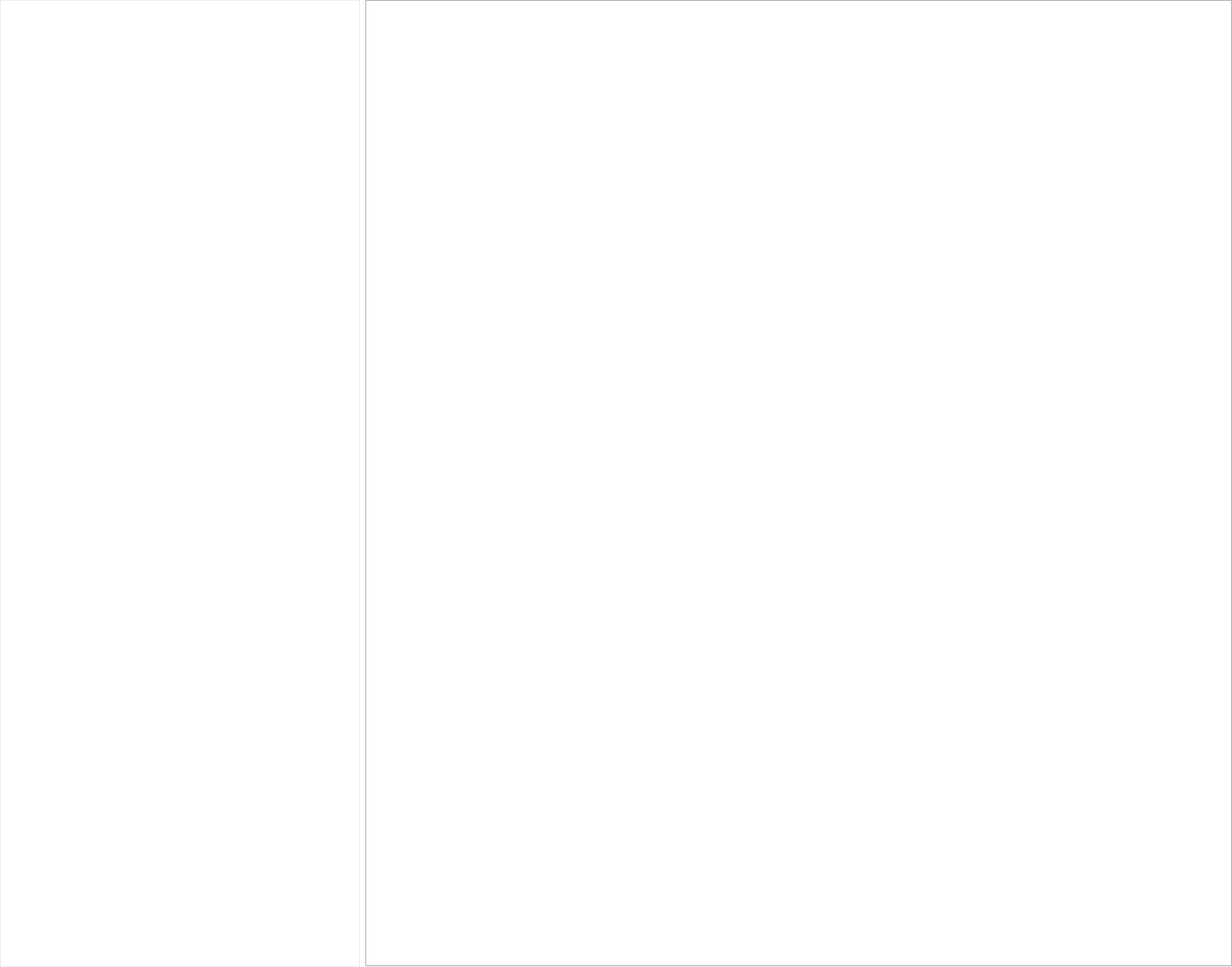
<?xml version="1.0" encoding="UTF-8"?>
<ui version="4.0">
 <class>OutpatientService</class>
 <widget class="QWidget" name="OutpatientService">
  <property name="geometry">
   <rect>
    <x>0</x>
    <y>0</y>
    <width>1369</width>
    <height>1074</height>
   </rect>
  </property>
  <property name="windowTitle">
   <string>Form</string>
  </property>
  <property name="styleSheet">
   <string notr="true">background:#FFFFFF;</string>
  </property>
  <layout class="QHBoxLayout" name="horizontalLayout" stretch="0,0">
   <property name="leftMargin">
    <number>0</number>
   </property>
   <property name="topMargin">
    <number>0</number>
   </property>
   <property name="rightMargin">
    <number>0</number>
   </property>
   <property name="bottomMargin">
    <number>0</number>
   </property>
   <item>
    <widget class="RecordDialog" name="recordWidget" native="true">
     <property name="minimumSize">
      <size>
       <width>400</width>
       <height>0</height>
      </size>
     </property>
     <property name="maximumSize">
      <size>
       <width>400</width>
       <height>16777215</height>
      </size>
     </property>
     <property name="styleSheet">
      <string notr="true">border: 1px solid #E9EEF5;
background:#FFFFFF;</string>
     </property>
    </widget>
   </item>
   <item>
    <widget class="QTabWidget" name="tabWidget">
     <property name="minimumSize">
      <size>
       <width>28</width>
       <height>28</height>
      </size>
     </property>
     <property name="styleSheet">
      <string notr="true">#tab2,#tab3,#tab4,#tab5,#tab6{

}

QTabWidget::tab-bar {
	left: 0px;
	background: #F5F9FF;
	border:none;
}

QTabBar::tab {
	background: transparent;
	min-width: 128px;
	min-height: 32px;
	font-size: 16px;
	font-weight: 400;
	color: #4E5969;
	border:none;
}

QTabBar::tab:selected {
	background: #F5F9FF;
	border-top: 2px solid #1479FF;
	font-weight: 500;
	color: #1479FF;
}
	</string>
     </property>
     <property name="currentIndex">
      <number>-1</number>
     </property>
    </widget>
   </item>
  </layout>
 </widget>
 <customwidgets>
  <customwidget>
   <class>RecordDialog</class>
   <extends>QWidget</extends>
   <header>pages/outpatientservice/recorddialog.h</header>
   <container>1</container>
  </customwidget>
 </customwidgets>
 <resources/>
 <connections/>
</ui>
